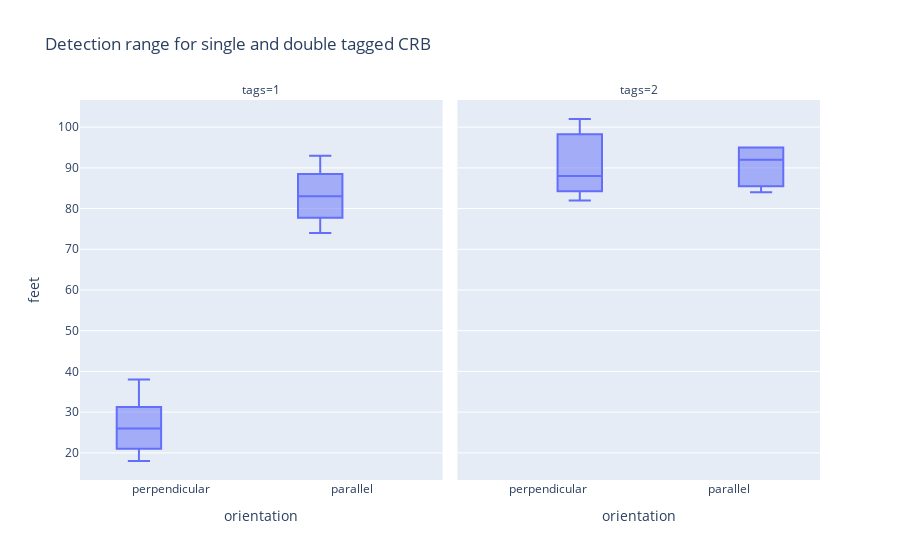

Source (notebook cell):
### Code cell
px.box(data_frame=df,x='orientation',y='feet',facet_col='tags', title='Detection range for single and double tagged CRB')

### Figure 1 — Plotly figure (JSON) as saved in the notebook; plotly's stock layout.template omitted (floating-point values rounded to 4 significant figures)
{"data": [{"alignmentgroup": "True", "hovertemplate": "tags=1<br>orientation=%{x}<br>feet=%{y}<extra></extra>", "legendgroup": "", "marker": {"color": "#636efa"}, "name": "", "notched": false, "offsetgroup": "", "orientation": "v", "showlegend": false, "type": "box", "x": ["perpendicular", "parallel", "perpendicular", "parallel", "perpendicular", "parallel", "perpendicular", "parallel", "perpendicular", "parallel"], "x0": " ", "xaxis": "x", "y": [22, 74, 18, 83, 26, 79, 38, 87, 29, 93], "y0": " ", "yaxis": "y"}, {"alignmentgroup": "True", "hovertemplate": "tags=2<br>orientation=%{x}<br>feet=%{y}<extra></extra>", "legendgroup": "", "marker": {"color": "#636efa"}, "name": "", "notched": false, "offsetgroup": "", "orientation": "v", "showlegend": false, "type": "box", "x": ["perpendicular", "parallel", "perpendicular", "parallel", "perpendicular", "parallel", "perpendicular", "parallel", "perpendicular", "parallel"], "x0": " ", "xaxis": "x2", "y": [82, 84, 97, 86, 88, 95, 102, 95, 85, 92], "y0": " ", "yaxis": "y2"}], "layout": {"annotations": [{"font": {}, "showarrow": false, "text": "tags=1", "x": 0.245, "xanchor": "center", "xref": "paper", "y": 1, "yanchor": "bottom", "yref": "paper"}, {"font": {}, "showarrow": false, "text": "tags=2", "x": 0.755, "xanchor": "center", "xref": "paper", "y": 1, "yanchor": "bottom", "yref": "paper"}], "autosize": true, "boxmode": "group", "legend": {"tracegroupgap": 0}, "title": {"text": "Detection range for single and double tagged CRB"}, "xaxis": {"anchor": "y", "autorange": true, "domain": [0, 0.49], "range": [-0.5, 1.5], "title": {"text": "orientation"}, "type": "category"}, "xaxis2": {"anchor": "y2", "autorange": true, "domain": [0.51, 1], "matches": "x", "range": [-0.5, 1.5], "title": {"text": "orientation"}, "type": "category"}, "yaxis": {"anchor": "x", "autorange": true, "domain": [0, 1], "range": [13.33, 106.7], "title": {"text": "feet"}, "type": "linear"}, "yaxis2": {"anchor": "x2", "autorange": true, "domain": [0, 1], "matches": "y", "range": [13.33, 106.7], "showticklabels": false, "type": "linear"}}}
